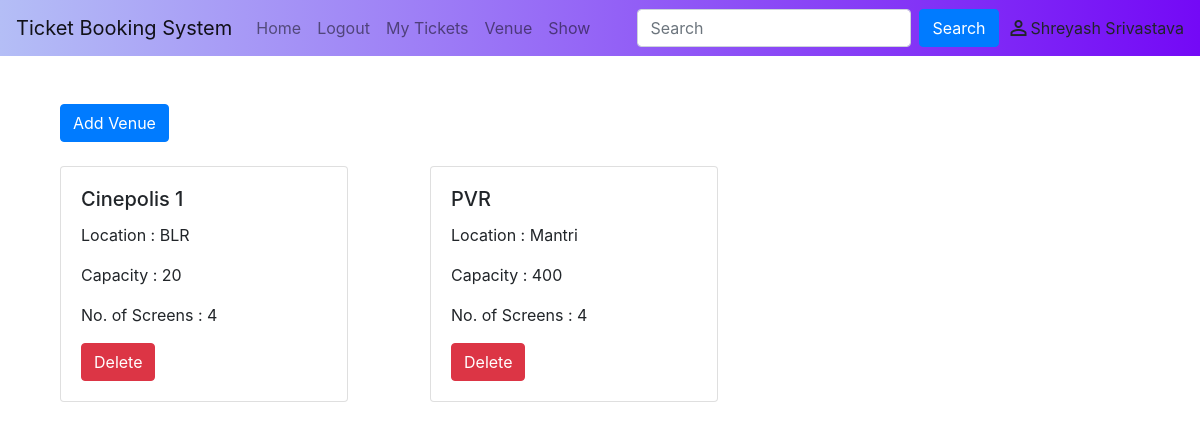
The app's page /venue/ (signed in) with its own data.
### accounts/models.py (models this page shows, shortened)
class User(db.Model, UserMixin):
    id = db.Column(db.Integer, primary_key=True)
    email = db.Column(db.String, unique=True, nullable=False)
    name = db.Column(db.String, nullable=False)
    dob = db.Column(db.Date, nullable=False)
    phone = db.Column(db.Integer, nullable=False)
    password = db.Column(db.String, nullable=True)
    is_admin = db.Column(db.Boolean, nullable=False, default=False)
    ticket = db.relationship("Ticket", backref="ticket_user")

### venue/models.py (models this page shows)
class Venue(db.Model):
    id = db.Column(db.Integer, primary_key=True)
    name = db.Column(db.String, nullable=False)
    place = db.Column(db.String, nullable=True)
    capacity = db.Column(db.Integer, nullable=True)
    screens = db.Column(db.Integer, nullable=False)
    show = db.relationship("Show", cascade="all, delete", backref="show_venue")

### venue/views.py (the view)
@venue.route("/", methods=["GET"])
def venues():
    if request.method == "GET":
        venues = Venue.query.all()
        return render_template("venue.html", venues=venues, user=current_user)

### website/__init__.py (called while the page is built)
@login_manager.user_loader
def load_user(id):
    return User.query.get(int(id))

### website/templates/venue.html
{% extends "base.html" %} {% block title %}Login{% endblock %} {% block content%}
<div class="container mt-4">
  <a href="http://localhost:5000/venue/create" class="btn btn-primary bton-outline-primary mb-4 mt-4">Add Venue</a>
  <div class="row">
    {% for venue in venues %}
    <div class="col-4">
      <div class="card" style="width: 18rem;">
        <div class="card-body">
          <h5 class="card-title">{{venue.name}}</h5>
          <p class="card-text">Location : {{venue.place}}</p>
          <p class="card-text">Capacity : {{venue.capacity}}</p>
          <p class="card-text">No. of Screens : {{venue.screens}}</p>
          <span>
            <a href="/venue/delete/{{venue.id}}" class="btn btn-danger">Delete</a>
          </span>
        </div>
      </div>
    </div>
    {% endfor %}
  </div>
</div>
{% endblock %}

### website/templates/base.html (shortened to what this page needs)
<!DOCTYPE html>
<html>
<head>
    <link rel="stylesheet" href="https://stackpath.bootstrapcdn.com/bootstrap/4.4.1/css/bootstrap.min.css"
 />
    <link rel="stylesheet" href="https://stackpath.bootstrapcdn.com/font-awesome/4.7.0/css/font-awesome.min.css"
 />
</head>
<body>
    <nav class="navbar navbar-expand-lg navbar-light bg-light"
        style="background: linear-gradient(to right, #b4bef6, #7409f6);">
        <a class="navbar-brand" href="#">Ticket Booking System</a>
        <div class="collapse navbar-collapse" id="navbarSupportedContent">
            <ul class="navbar-nav mr-auto">
                {% if user.is_authenticated %}
                <li class="nav-item">
                    <a class="nav-link" id="home" href="/">Home</a>
                </li>
                <li class="nav-item">
                    <a class="nav-link" id="logout" href="http://localhost:5000/auth/logout">Logout</a>
                </li>
                <li class="nav-item">
                    <a class="nav-link" id="myTickets" href="/ticket/myTickets">My Tickets</a>
                </li>
                {% if current_user.is_admin %}
                <li class="nav-item">
                    <a class="nav-link" id="venue" href="http://localhost:5000/venue">Venue</a>
                </li>
                <li class="nav-item">
                    <a class="nav-link" id="show" href="http://localhost:5000/show">Show</a>
                </li>
                {% endif %}
                {% endif %}
            </ul>
            {% if user.is_authenticated %}
            <form method="POST" class="form-inline my-2 my-lg-0" action="http://localhost:5000/search/">
                <input class="form-control mr-sm-2" name="search" type="search" placeholder="Search"
                    aria-label="Search">
                <button class="btn btn-primary my-2 my-sm-0" type="submit">Search</button>
            </form>
            {% endif %}
            {% if user.is_authenticated %}
            <span class="ml-2 material-icons">
            </span><span>{{current_user.name|title}}</span>
            {% endif %}
        </div>
    </nav>
    <div class="container">{% block content %} {% endblock %}</div>
</body>
</html>

### records on screen
User: name "Shreyash Srivastava"
Venue: name "Cinepolis 1", place "BLR", capacity "20", screens "4"
Venue: name "PVR", place "Mantri", capacity "400", screens "4"
